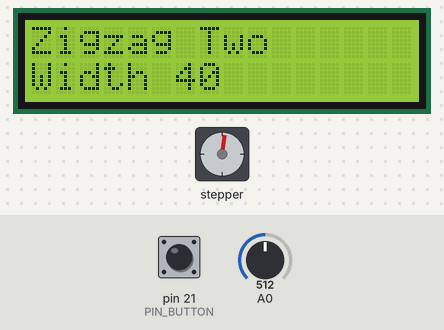
Recording of a sketch running on a simulated Arduino Mega 2560, built with avr-gcc and run on an emulated ATmega2560. Shown: stepper motor, 16×2 character LCD. The test bench sets the inputs (shaded band); at power-on: A0 = 512, pin 21 (PIN_BUTTON) HIGH. Stepper angles assume 200 steps per turn.

Above: at 1.6 s.
1.7 s: A0 set to 584
At 2.97 s:
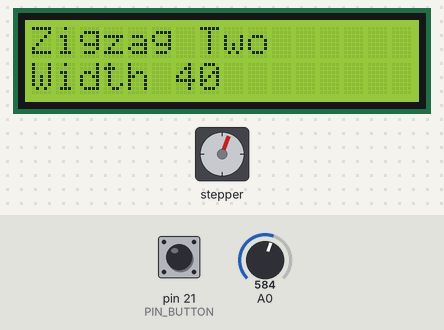
4.7 s: A0 set to 610
At 4.98 s:
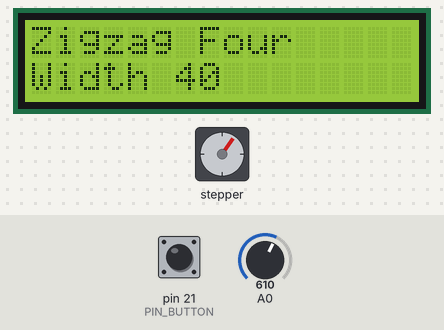
7.2 s: A0 set to 590
10.0 s: A0 set to 417
12.2 s: A0 set to 384
At 12.29 s:
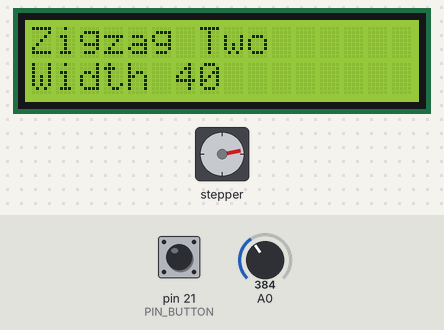
13.9 s: pin 21 (PIN_BUTTON) pulled LOW for 0.25 s
At 14.1 s:
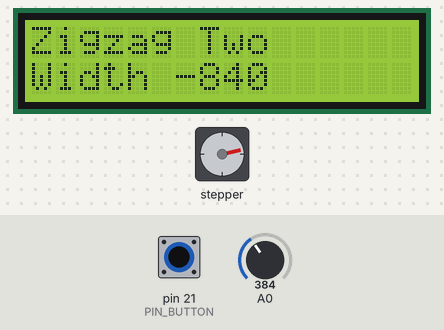
Timing chart, 0 to 16.6 s (numbered marks = the images above; inputs shaded):
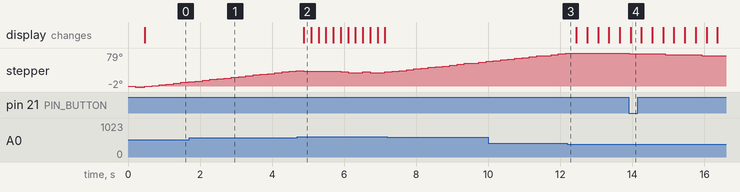

The sketch:

Zigzag_Minerva_32.ino
```cpp
#include <LiquidCrystal.h>
#include <AccelStepper.h>

LiquidCrystal lcd(8, 9, 4, 5, 6, 7 );

// Нажатые кнопки
int button;
const int BUTTON_NONE   = 0;
const int BUTTON_RIGHT  = 1;
const int BUTTON_UP     = 2;
const int BUTTON_DOWN   = 3;
const int BUTTON_LEFT   = 4;
const int BUTTON_SELECT = 5;

int getPressedButton() {
  int buttonValue = analogRead(0); // считываем значения с аналогового входа(A0)
  if (buttonValue < 50) {
    return BUTTON_RIGHT;
  }
  else if (buttonValue < 200) {
    return BUTTON_UP;
  }
  else if (buttonValue < 400) {
    return BUTTON_DOWN;
  }
  else if (buttonValue < 600) {
    return BUTTON_LEFT;
  }
  else if (buttonValue < 800) {
    return BUTTON_SELECT;
  }
  return BUTTON_NONE;
}
AccelStepper Stepper1(1,22,23); //использует пин 12 и 13 для dir и step, 1 - режим "external driver" (A4988)

const int PIN_BUTTON = 21; //сигнал с оптопары положения вала
int dir = 1; //используется для смены направления
int dir1 = 1; //используется для выхода в ноль при старте программы
int place = 1; //используется для фиксайии серидины зигзага
int place1 = 1; //используется для фиксайии нуля прямой строчки
int zigzag_mode = 1; //используется для смены вида зигзага
int steps1 = 40; //используется для шага меду уколами 2x
int steps2 = 15; //используется для шага меду уколами 4x
int num = 1; //номер шага в 4*укольном зигзаге
int Sign = 2; //срабатывание позиционера

void setup() {


  Stepper1.setSpeed(100000); //устанавливаем максимальную скорость вращения ротора двигателя (шагов/секунду)
  Stepper1.setAcceleration(500000); //устанавливаем ускорение (шагов/секунду^2)

  dir1=100;
  Stepper1.move(dir1);  //двигаемя вправо до упора
  Stepper1.run();
  delay(200); //задержка
  dir1=-50;
  Stepper1.move(dir1);//двигаемя обратно до середины
  Stepper1.run();
  delay(200); //задержка
  place = Stepper1.currentPosition();  //запоминаем положение середины
  place1 = Stepper1.currentPosition(); //запоминаем положение середины


  lcd.begin(16, 2);            //начальная загрузка экрана
  lcd.print("Zigzag Two");
  lcd.setCursor(0, 1);
  lcd.print("Width 40");

}


void loop(){


  button = getPressedButton(); //цикл меню
  switch (button) {
  case BUTTON_RIGHT: // при
    dir1=-1;
    Stepper1.move(dir1);
    Stepper1.run();
    delay(200); //задержка
    if (zigzag_mode == 0) place1 = Stepper1.currentPosition();
    break;

  case BUTTON_LEFT:
    dir1=1;
    Stepper1.move(dir1);
    Stepper1.run();
    delay(200); //задержка
    if (zigzag_mode == 0) place1 = Stepper1.currentPosition();
    break;
  case BUTTON_UP:
    if (zigzag_mode == 1){
      steps1=steps1+1;
      lcd.setCursor(6, 1);
      lcd.print("      ");
      lcd.setCursor(6, 1);
      lcd.print(steps1);
    }
    else
    {
      steps2=steps2+1;
      lcd.setCursor(6, 1);
      lcd.print("      ");
      lcd.setCursor(6, 1);
      lcd.print(steps2);
    }

    delay(200); //задержка
    break;
  case BUTTON_DOWN:
    lcd.setCursor(6, 1);
    lcd.print("      ");
    if (zigzag_mode == 1){
      steps1=steps1-1;
      lcd.setCursor(6, 1);
      lcd.print(steps1);
    }
    else
    {
      steps2=steps2-1;
      lcd.setCursor(6, 1);
      lcd.print(steps2);
      delay(200);
    }
    break;


  case BUTTON_SELECT:
    if (zigzag_mode == 2){ //прямая строчка
      lcd.setCursor(0, 0);
      lcd.print("                 ");
      lcd.setCursor(0, 0);
      lcd.print("Straight Stitch");

      zigzag_mode = 0 ;
      Stepper1.moveTo(place1);
      Stepper1.run();
      delay(200);
    }
    else {
      if (zigzag_mode == 0) //обычный зигзаг
      {
        lcd.setCursor(0, 0);
        lcd.print("                 ");
        lcd.setCursor(0, 0);
        lcd.print("Zigzag Two ");
        Stepper1.moveTo( place + 0.5 * steps1);
        Stepper1.run();
        delay(200);
      }
      if (zigzag_mode == 1)  //4х укольный зигзаг
      {
        lcd.setCursor(0, 0);
        lcd.print("                 ");
        lcd.setCursor(0, 0);
        lcd.print("Zigzag Four");
        Stepper1.moveTo( place + 0.75 * steps2);
        Stepper1.run();
        delay(200);
        num = 1;
      }
      zigzag_mode = zigzag_mode + 1;
    }
    break;


  }  //конец меню


    //функция перемещения игловода
  if(Stepper1.distanceToGo()==0){ //проверка, отработал ли двигатель предыдущее движение
    int buttonState = digitalRead(PIN_BUTTON);
    if (buttonState == 0){

      if (Sign == 1){


        if (zigzag_mode  == 1)   {
          Stepper1.move(steps1*dir); //устанавливает  перемещение
          dir = dir*(-1); //отрицательное значение dir, благодаря чему реализуется вращение в противоположном направлении

          delay(3); //задержка на 1 секунду
          Sign = 2;
        }


        else
          if (zigzag_mode  == 2) { // зигзаг мода равен 2
          if (num < 4) {
            num = (num+1);

            Stepper1.move(steps2*dir); //устанавливает следующее перемещение  > противоположное направление)
            delay(3); //задержка

            Sign=2;
          }

          else {
            dir = dir*(-1); //отрицательное значение dir, благодаря чему реализуется вращение в противоположном направлении
            num = 1;
          }
        }
      }
    }
    else      Sign = 1;


  }

  Stepper1.run(); //запуск шагового двигателя.


}
```

Measured:
- the behaviour switches between 599 and 600 on A0 (found by bisection; images 1 and 2)
- the behaviour switches between 400 and 399 on A0 (found by bisection; images 2 and 3)
- after the input at 4.7 s, the display: changes after 0.18 s (image 2)
- after the input at 12.2 s, stepper: stops changing and stays 79°
